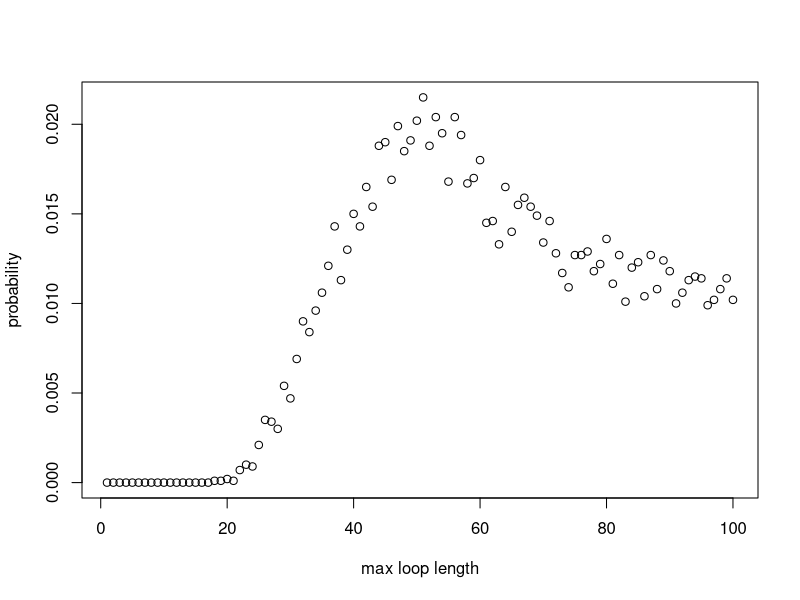

Source code (R):
#### Team Members

#### address of github repo


#### Contributions

#### Overview / summary

# Consider a case of 2n prisoners, each with a unique prisoner number ranging from 1 to 2n. 
# There is a room with 2n boxes, each with a unique number between 1 and 2n painted on its lid. 
# In each box, there is one card with a unique number between 1 and 2n. 
# The prisoners have n chances to open boxes to find their number. 
# Communication is allowable among those prisoners and the room will be returned 
# to its original state after each prisoner’s go. 

# Firstly, we will show 3 strategies for the prisoners, create a Pone function to estimate 
# the probability of a single prisoner successfully finding their number, use a Pall function to 
# calculate the probability of all the prisoners finding their numbers. 
# Based on the results of the individual and joint success probabilities using different strategies, 
# we will give some comments about which strategy has the highest success probabilities for 
# both individuals and all. 

# The following code uses stochastic simulation to explore the prisoner problem. 

## There are 2n cards each printed with a unique number from 1 to 2n.
## The 2n cards are randomly placed one in each of 2n boxes
## Use sample function to give a random order of card numbers
#cards_num <- sample(1:(2*n), 2*n, replace=FALSE)


## Prisoner k uses Strategy 1 to find their number
## Each prisoner with their number 'p' starts at the p-th box whose number on the card is k
## If k is not equal to p, then the prisoner goes to box number k and open it
## The process will be repeated until they have either found the card with number p or opened n boxes without finding it

##problem: whether necessarily needs to put n /cards_num as inputs?

Strategy1 <- function(n,k,cards_num) {
  #create an empty vector to store card numbers that have been read
  cards_picked <- rep(0, n) # the prisoner can read at most n cards
  cards_picked[1] <- cards_num[k] # start at the box with his number on it
  #for each of the remaining steps, firstly check whether he has found its number
  #if so, he will stop; if not, he will continue to read cards
  for (b in 2:n) {
    if (cards_picked[b-1] == k) {#if the prisoner k has found his number
      return(TRUE)
      break
    } else {#otherwise prisoner will open the box with number k
      cards_picked[b] <- cards_num[cards_picked[b-1]]
    }
  }
  #check whether he finds his number in the final step
  if (cards_picked[n] != k) { #if the final number is not his number
    return(FALSE)
  } else {#if the final number is equal to his number
    return(TRUE)
  }
}

## Strategy 2

Strategy2 <- function(n,k,cards_num) {
  #create an empty vector to store card numbers that have been read
  cards_picked <- rep(0, n) # the prisoner can read at most n cards
  cards_picked[1] <- sample(cards_num,1)# start at a randomly selected box 
  #for each of the remaining steps, firstly check whether he has found its number
  #if so, he will stop; if not, he will continue to read cards
  for (b in 2:n) {
    if (cards_picked[b-1] == k) {#if the prisoner k has found his number
      return(TRUE)
      break
    } else {#otherwise prisoner will open the box with number k
      cards_picked[b] <- cards_num[cards_picked[b-1]]
    }
  }
  #check whether he finds his number in the final step
  if (cards_picked[n] != k) { #if the final number is not his number
    return(FALSE)
  } else {#if the final number is equal to his number
    return(TRUE)
  }
}

## Strategy 3, selecting n boxes randomly to open. We use sample to get these numbers.

Strategy3 <- function(n,k,cards_num){ # Begin function, using n,k,cards_num parameters to work with Pone and Pall
  cards_picked <- sample(cards_num,n) # Randomly select n boxes from cards_num to open
  if (k %in% cards_num[cards_picked]){ # Check if prisoner number is in any of the boxes selected
    return(TRUE) 
    #cat("The prisoner found their card in box ", match(x,boxes[select_box])) # Uncomment this if running Strategy3 standalone for a success message
  } else { # If prisoner number not in any of the n boxes
    return(FALSE)
    #print("The prisoner did not find their card.") # Uncomment this for a failure message.
  }
} # End function

## Write a function 'Pone' to estimate the probability of a prisoner successfully finding their number

Pone <- function(n,k,strategy,nreps) {
  # create an empty vector to store whether the prisoner k has found his number in each simulation
  success <- rep(0, nreps)
  for (i in 1:nreps) {
    #simulate the order of card numbers
    cards_num <- sample(1:(2*n), 2*n, replace=FALSE)
    success[i] <- strategy(n,k,cards_num)
  }
  #return(success)
  #use 'sum' to count the number of successes or TRUE values
  #show the success probability
  return(sum(success)/nreps)
}

## Create a function Pall - version with 'nreps'

Pall <- function(n,strategy,nreps) {
  #create a vector to record the result of each simulation with default values of 1s
  num_success <- rep(1,nreps)
  st <- Sys.time()
  for (i in 1:nreps) {#for each simulation
    #generate a random order of card numbers
    cards_num <- sample(1:(2*n), 2*n, replace=FALSE)
    #use the strategies to calculate whether each prisoner can find their correct number within n times
    for (k in 1:(2*n)) {
      result <- strategy(n,k,cards_num) # save result
      num_success[i] <- num_success[i] * result # if result is 1 keep 1 in the vector. If 0 change to 0.
      if (result == 0){ # stop if any prisoner does not escape
        break
      }
    }
  }
  return(sum(num_success)/nreps)
}

###pone takes args: n,k,strategy,nreps
###individual probs

Pone(5,5,Strategy1,10000)
Pone(50,50,Strategy1,10000)
#one prisoner & strategy 1: prob success ~ 50%

Pone(5,5,Strategy2,10000)
Pone(500,500,Strategy2,10000)
#one prisoner & strategy 2: prob success ~40% (n=5) ~37% (n>50)

Pone(5,5,Strategy3,10000)
Pone(50,50,Strategy3,10000)
#one prisoner & strategy 3: prob success ~50% 


#pall takes args: n,strategy,nreps
#joint probs 

Pall(5,Strategy1,10000)
Pall(50,Strategy1,10000)
#10 prisoners & strategy 1: prob success ~35%
#100 prisoners & strategy 1: prob success ~30%

Pall(5,Strategy2,10000)
Pall(50,Strategy2,10000)
#10 prisoners & strategy 2: prob success ~0.01%
#100 prisoners & strategy 2: prob success ~0% (smaller than precision)

Pall(5,Strategy3,10000)
Pall(50,Strategy3,10000)
#10 prisoners & strategy 3: prob success ~1%
#100 prisoners & strategy 3: prob success ~0% (smaller than precision)


#
#
# Add some commentary about the funky results ;)
#
#


#calculate the probability of loop lengths 
dloop <- function(n, nreps) {
  each_loop_lengths <- c() #list to store the loop lengths generated by all simulations
  max_loop_lengths <- c()
  
  for (i in 1:nreps){ 
    #simulate the boxes nreps times 
    boxes <- sample(1 : (2*n), 2*n , replace=FALSE) 
    unopened_boxes <- 1:(2*n)
    
    #store the unique loop lengths generated from each simulation 
    new_loop_lengths <- c()
    
    #scan for loops, (while more than 2 boxes are still closed, indexing breaks down for smaller loops)
    while (length(unopened_boxes) > 2 ){
      #pick the smallest number unopened box and store the value of the card inside 
      cards_picked <- boxes[unopened_boxes[1]]
      
      #pick your next box according to your last card and scan each closed loop
      for (b in 2:length(unopened_boxes)){ #max loop length is the number of closed boxes
        cards_picked <- c(cards_picked, boxes[cards_picked[b-1]])
      }#end for 
      
      #add your new loop length to your list
      new_loop_lengths <- c(new_loop_lengths, length(unique(cards_picked))) 
      
      #remove the boxes opened 
      unopened_boxes <- setdiff(unopened_boxes,unique(cards_picked))
    } #end while 
    
    
    each_loop_lengths <- c(each_loop_lengths, unique(new_loop_lengths))
    max_loop_lengths <- c(max_loop_lengths, max(new_loop_lengths))
    
    
  } #end for 
  
  #probability vector for the occurrence of each maximum loop length 
  prob_vec_ymax <- tabulate(max_loop_lengths)/nreps
  x_axis <- 1:length(prob_vec_ymax)
  #prints a plot for probailities of maximum loop lengths
  plot(x_axis, prob_vec_ymax, xlab = "max loop length", ylab = "probability")
  
  #find the probability of max loop length is less than n
  prob_less_n_loop = sum(prob_vec_ymax[1:n])
  cat("\n","prob your max loop has a length less than n",   prob_less_n_loop, "\n")
  
  
  #probability vector for the occurrence of each type of loop length 
  prob_vec_y <- tabulate(each_loop_lengths)/nreps
  cat("your probability vector for producing at least one loop of length i: \n", prob_vec_y)
  return(prob_vec_y)
}#end function
VAR_1 <- dloop(50, 10000)
